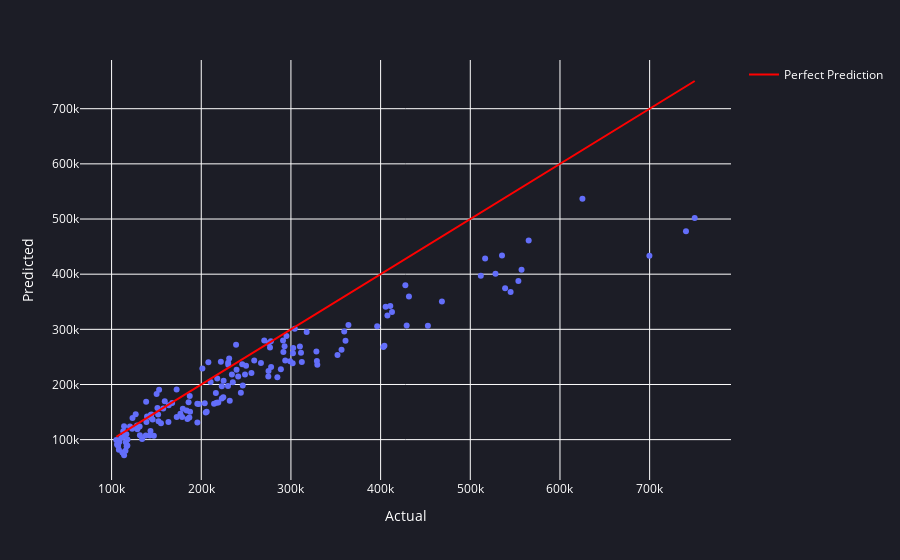

Here is the notebook cell this chart was saved with:
### Code cell
df_pred = pd.DataFrame({'Actual': y_test, 'Predicted': predictions.flatten()})
fig = px.scatter(df_pred, x='Actual', y='Predicted')
fig.add_trace(
    go.Scatter(
        x=df_pred['Actual'], 
        y=df_pred['Actual'], 
        mode='lines', 
        name='Perfect Prediction', 
        line=dict(color='red')
    )
)
fig.update_layout(plot_bgcolor='#1c1d26',paper_bgcolor='#1c1d26',font=dict(
        color='#FFFFFF'
    ))
fig.show()
fig.write_html('predicted.html')

### Figure 1 — Plotly figure (JSON) as saved in the notebook; plotly's stock layout.template omitted (floating-point values rounded to 4 significant figures; data arrays with more than 128 entries replaced by an {"elided": "..."} marker saying what was removed)
{"data": [{"hovertemplate": "Actual=%{x}<br>Predicted=%{y}<extra></extra>", "legendgroup": "", "marker": {"color": "#636efa", "symbol": "circle"}, "mode": "markers", "name": "", "orientation": "v", "showlegend": false, "type": "scatter", "x": {"elided": "153 float values"}, "xaxis": "x", "y": {"elided": "153 float values"}, "yaxis": "y"}, {"line": {"color": "red"}, "mode": "lines", "name": "Perfect Prediction", "type": "scatter", "x": {"elided": "153 float values"}, "y": {"elided": "153 float values"}}], "layout": {"font": {"color": "#FFFFFF"}, "legend": {"tracegroupgap": 0}, "margin": {"t": 60}, "paper_bgcolor": "#1c1d26", "plot_bgcolor": "#1c1d26", "xaxis": {"anchor": "y", "domain": [0, 1], "title": {"text": "Actual"}}, "yaxis": {"anchor": "x", "domain": [0, 1], "title": {"text": "Predicted"}}}}
